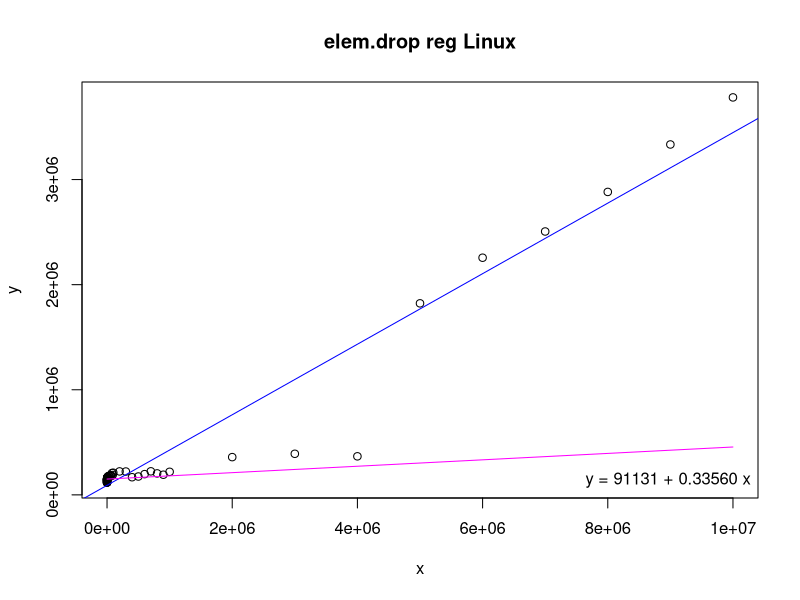
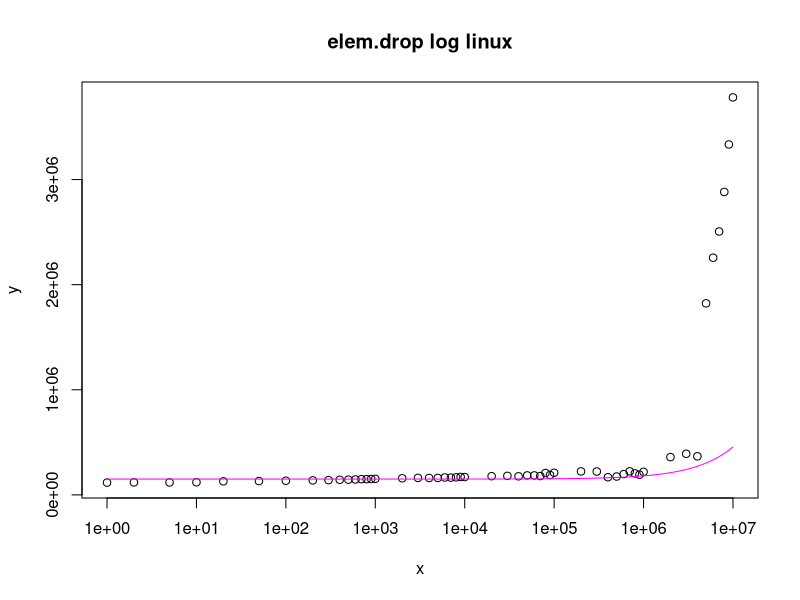

Write R code to recreate these figures, in order.
# Input data
x <- c(1,2,5,10,20,50,100,200,300,400,500,600,700,800,900,1000,2000,3000,4000,5000,6000,7000,8000,9000,10000,20000,30000,40000,50000,60000,70000,80000,90000,100000,200000,300000,400000,500000,600000,700000,800000,900000,1000000,2000000,3000000,4000000,5000000,6000000,7000000,8000000,9000000,10000000)
y <- c(116750,118650,117890,119650,128900,131380,134380,137850,140310,143310,144690,146480,149320,149500,151140,152700,157770,161380,160700,161090,165040,164190,166910,170510,169440,177830,180690,176580,184910,184950,178980,208080,188830,210530,223160,222060,167750,174650,197210,223940,204280,191710,219310,359050,390860,366720,1822300,2256400,2506000,2882400,3333900,3781700)

# Linear regression
model <- lm(y ~ x)
coefs <- coef(model)

# Print regression coefficients
print(coefs)

# Estimating function
fe <- function(x) {
  150000 + (((x + 8192 - 1) / 8192) * 250)
}

# Estimated values
xe <- seq(1, 10000000, by = 1000)
ye <- fe(xe)

png("elem-drop-reg.png")
plot(x, y, main = "elem.drop reg Linux")
abline(model, col = "blue")
lines(xe, ye, col = "magenta")
legend("bottomright", legend = sprintf("y = %.0f + %.5f x", coefs[1], coefs[2]), bty = "n")

png("elem-drop-log.png")
plot(x, y, log = "x", main = "elem.drop log linux")
lines(xe, ye, col = "magenta")
